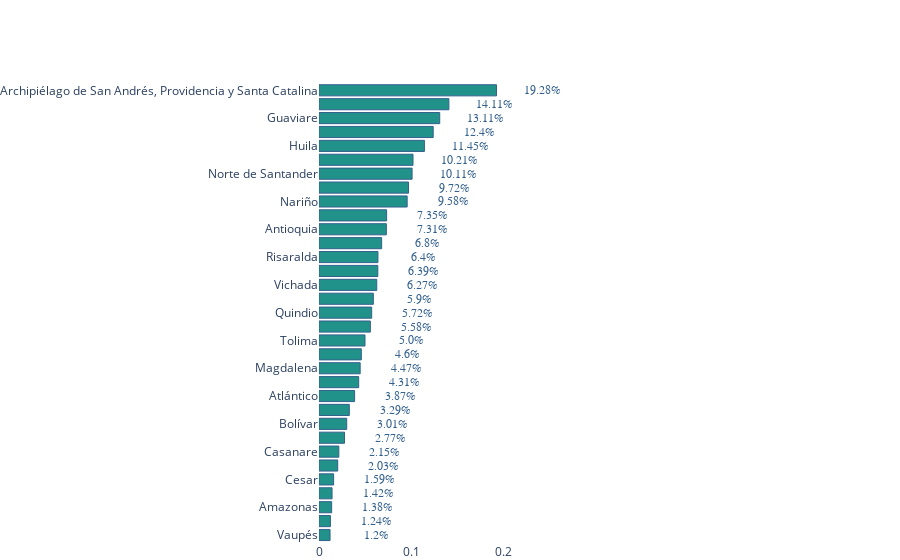

Notebook source saved alongside this figure:
### Code cell
import plotly.graph_objects as go
from plotly.subplots import make_subplots
fig = make_subplots(rows=1, cols=1,vertical_spacing=0.1)

fig.append_trace(go.Bar(
    x= temp["fetalRatio"],y =temp["DPNOM"],#width=5,
    marker=dict(
        color='#21928a',
        line=dict(
            color='#33608c',
            width=1)
    ),
    name='Household savings, percentage of household disposable income',
    orientation='h',
#     width = 5
), 1, 1)


fig.update_layout(
#     title='Household savings & net worth for eight OECD countries',
    yaxis=dict(
        showgrid=False,
        showline=False,
        showticklabels=True,
        domain=[0, 0.85],
    ),
    
    xaxis=dict(
        zeroline=False,
        showline=False,
        showticklabels=True,
        showgrid=True,
        domain=[0, 0.42],
    ),
    legend=dict(x=0.029, y=1.038, font_size=10),
    margin=dict(l=0, r=0, t=0, b=0),
    paper_bgcolor='white',
    plot_bgcolor='white',
)

annotations = []

y_s = np.round(temp["fetalRatio"]*100, decimals=2)
# y_nw = np.rint(y_net_worth)

# Adding labels
for yd, xd, pos in zip(y_s, temp["DPNOM"],temp["fetalRatio"]):
    
    # labeling the bar net worth
    annotations.append(dict(xref='x', yref='y',
                            y=xd, x=pos + 0.05,
                            text=str(yd) + '%',
                            font=dict(family='Arial', size=12,
                                      color='#33608c'),
                            showarrow=False))

fig.update_layout(annotations=annotations)

fig.show()

### Figure 1 — Plotly figure (JSON) as saved in the notebook; plotly's stock layout.template omitted (floating-point values rounded to 4 significant figures)
{"data": [{"marker": {"color": "#21928a", "line": {"color": "#33608c", "width": 1}}, "name": "Household savings, percentage of household disposable income", "orientation": "h", "type": "bar", "x": [0.01201, 0.01241, 0.01376, 0.01418, 0.0159, 0.02032, 0.02154, 0.02771, 0.03009, 0.03293, 0.03867, 0.04312, 0.04472, 0.04597, 0.04996, 0.0558, 0.05721, 0.05902, 0.06274, 0.06389, 0.06403, 0.06805, 0.07315, 0.07346, 0.09575, 0.09722, 0.1011, 0.1021, 0.1145, 0.124, 0.1311, 0.1411, 0.1928], "xaxis": "x", "y": ["Vaupés", "La Guajira", "Amazonas", "Guainía", "Cesar", "Chocó", "Casanare", "Caldas", "Bolívar", "Boyacá", "Atlántico", "Santander", "Magdalena", "Sucre", "Tolima", "Cauca", "Quindio", "Caquetá", "Vichada", "Valle del Cauca", "Risaralda", "Cundinamarca", "Antioquia", "Bogotá, D.C.", "Nariño", "Meta", "Norte de Santander", "Córdoba", "Huila", "Arauca", "Guaviare", "Putumayo", "Archipiélago de San Andrés, Providencia y Santa Catalina"], "yaxis": "y"}], "layout": {"annotations": [{"font": {"color": "#33608c", "family": "Arial", "size": 12}, "showarrow": false, "text": "1.2%", "x": 0.06201, "xref": "x", "y": "Vaupés", "yref": "y"}, {"font": {"color": "#33608c", "family": "Arial", "size": 12}, "showarrow": false, "text": "1.24%", "x": 0.06241, "xref": "x", "y": "La Guajira", "yref": "y"}, {"font": {"color": "#33608c", "family": "Arial", "size": 12}, "showarrow": false, "text": "1.38%", "x": 0.06376, "xref": "x", "y": "Amazonas", "yref": "y"}, {"font": {"color": "#33608c", "family": "Arial", "size": 12}, "showarrow": false, "text": "1.42%", "x": 0.06418, "xref": "x", "y": "Guainía", "yref": "y"}, {"font": {"color": "#33608c", "family": "Arial", "size": 12}, "showarrow": false, "text": "1.59%", "x": 0.0659, "xref": "x", "y": "Cesar", "yref": "y"}, {"font": {"color": "#33608c", "family": "Arial", "size": 12}, "showarrow": false, "text": "2.03%", "x": 0.07032, "xref": "x", "y": "Chocó", "yref": "y"}, {"font": {"color": "#33608c", "family": "Arial", "size": 12}, "showarrow": false, "text": "2.15%", "x": 0.07154, "xref": "x", "y": "Casanare", "yref": "y"}, {"font": {"color": "#33608c", "family": "Arial", "size": 12}, "showarrow": false, "text": "2.77%", "x": 0.07771, "xref": "x", "y": "Caldas", "yref": "y"}, {"font": {"color": "#33608c", "family": "Arial", "size": 12}, "showarrow": false, "text": "3.01%", "x": 0.08009, "xref": "x", "y": "Bolívar", "yref": "y"}, {"font": {"color": "#33608c", "family": "Arial", "size": 12}, "showarrow": false, "text": "3.29%", "x": 0.08293, "xref": "x", "y": "Boyacá", "yref": "y"}, {"font": {"color": "#33608c", "family": "Arial", "size": 12}, "showarrow": false, "text": "3.87%", "x": 0.08867, "xref": "x", "y": "Atlántico", "yref": "y"}, {"font": {"color": "#33608c", "family": "Arial", "size": 12}, "showarrow": false, "text": "4.31%", "x": 0.09312, "xref": "x", "y": "Santander", "yref": "y"}, {"font": {"color": "#33608c", "family": "Arial", "size": 12}, "showarrow": false, "text": "4.47%", "x": 0.09472, "xref": "x", "y": "Magdalena", "yref": "y"}, {"font": {"color": "#33608c", "family": "Arial", "size": 12}, "showarrow": false, "text": "4.6%", "x": 0.09597, "xref": "x", "y": "Sucre", "yref": "y"}, {"font": {"color": "#33608c", "family": "Arial", "size": 12}, "showarrow": false, "text": "5.0%", "x": 0.09996, "xref": "x", "y": "Tolima", "yref": "y"}, {"font": {"color": "#33608c", "family": "Arial", "size": 12}, "showarrow": false, "text": "5.58%", "x": 0.1058, "xref": "x", "y": "Cauca", "yref": "y"}, {"font": {"color": "#33608c", "family": "Arial", "size": 12}, "showarrow": false, "text": "5.72%", "x": 0.1072, "xref": "x", "y": "Quindio", "yref": "y"}, {"font": {"color": "#33608c", "family": "Arial", "size": 12}, "showarrow": false, "text": "5.9%", "x": 0.109, "xref": "x", "y": "Caquetá", "yref": "y"}, {"font": {"color": "#33608c", "family": "Arial", "size": 12}, "showarrow": false, "text": "6.27%", "x": 0.1127, "xref": "x", "y": "Vichada", "yref": "y"}, {"font": {"color": "#33608c", "family": "Arial", "size": 12}, "showarrow": false, "text": "6.39%", "x": 0.1139, "xref": "x", "y": "Valle del Cauca", "yref": "y"}, {"font": {"color": "#33608c", "family": "Arial", "size": 12}, "showarrow": false, "text": "6.4%", "x": 0.114, "xref": "x", "y": "Risaralda", "yref": "y"}, {"font": {"color": "#33608c", "family": "Arial", "size": 12}, "showarrow": false, "text": "6.8%", "x": 0.118, "xref": "x", "y": "Cundinamarca", "yref": "y"}, {"font": {"color": "#33608c", "family": "Arial", "size": 12}, "showarrow": false, "text": "7.31%", "x": 0.1231, "xref": "x", "y": "Antioquia", "yref": "y"}, {"font": {"color": "#33608c", "family": "Arial", "size": 12}, "showarrow": false, "text": "7.35%", "x": 0.1235, "xref": "x", "y": "Bogotá, D.C.", "yref": "y"}, {"font": {"color": "#33608c", "family": "Arial", "size": 12}, "showarrow": false, "text": "9.58%", "x": 0.1458, "xref": "x", "y": "Nariño", "yref": "y"}, {"font": {"color": "#33608c", "family": "Arial", "size": 12}, "showarrow": false, "text": "9.72%", "x": 0.1472, "xref": "x", "y": "Meta", "yref": "y"}, {"font": {"color": "#33608c", "family": "Arial", "size": 12}, "showarrow": false, "text": "10.11%", "x": 0.1511, "xref": "x", "y": "Norte de Santander", "yref": "y"}, {"font": {"color": "#33608c", "family": "Arial", "size": 12}, "showarrow": false, "text": "10.21%", "x": 0.1521, "xref": "x", "y": "Córdoba", "yref": "y"}, {"font": {"color": "#33608c", "family": "Arial", "size": 12}, "showarrow": false, "text": "11.45%", "x": 0.1645, "xref": "x", "y": "Huila", "yref": "y"}, {"font": {"color": "#33608c", "family": "Arial", "size": 12}, "showarrow": false, "text": "12.4%", "x": 0.174, "xref": "x", "y": "Arauca", "yref": "y"}, {"font": {"color": "#33608c", "family": "Arial", "size": 12}, "showarrow": false, "text": "13.11%", "x": 0.1811, "xref": "x", "y": "Guaviare", "yref": "y"}, {"font": {"color": "#33608c", "family": "Arial", "size": 12}, "showarrow": false, "text": "14.11%", "x": 0.1911, "xref": "x", "y": "Putumayo", "yref": "y"}, {"font": {"color": "#33608c", "family": "Arial", "size": 12}, "showarrow": false, "text": "19.28%", "x": 0.2428, "xref": "x", "y": "Archipiélago de San Andrés, Providencia y Santa Catalina", "yref": "y"}], "legend": {"font": {"size": 10}, "x": 0.029, "y": 1.038}, "margin": {"b": 0, "l": 0, "r": 0, "t": 0}, "paper_bgcolor": "white", "plot_bgcolor": "white", "xaxis": {"anchor": "y", "domain": [0, 0.42], "showgrid": true, "showline": false, "showticklabels": true, "zeroline": false}, "yaxis": {"anchor": "x", "domain": [0, 0.85], "showgrid": false, "showline": false, "showticklabels": true}}}
